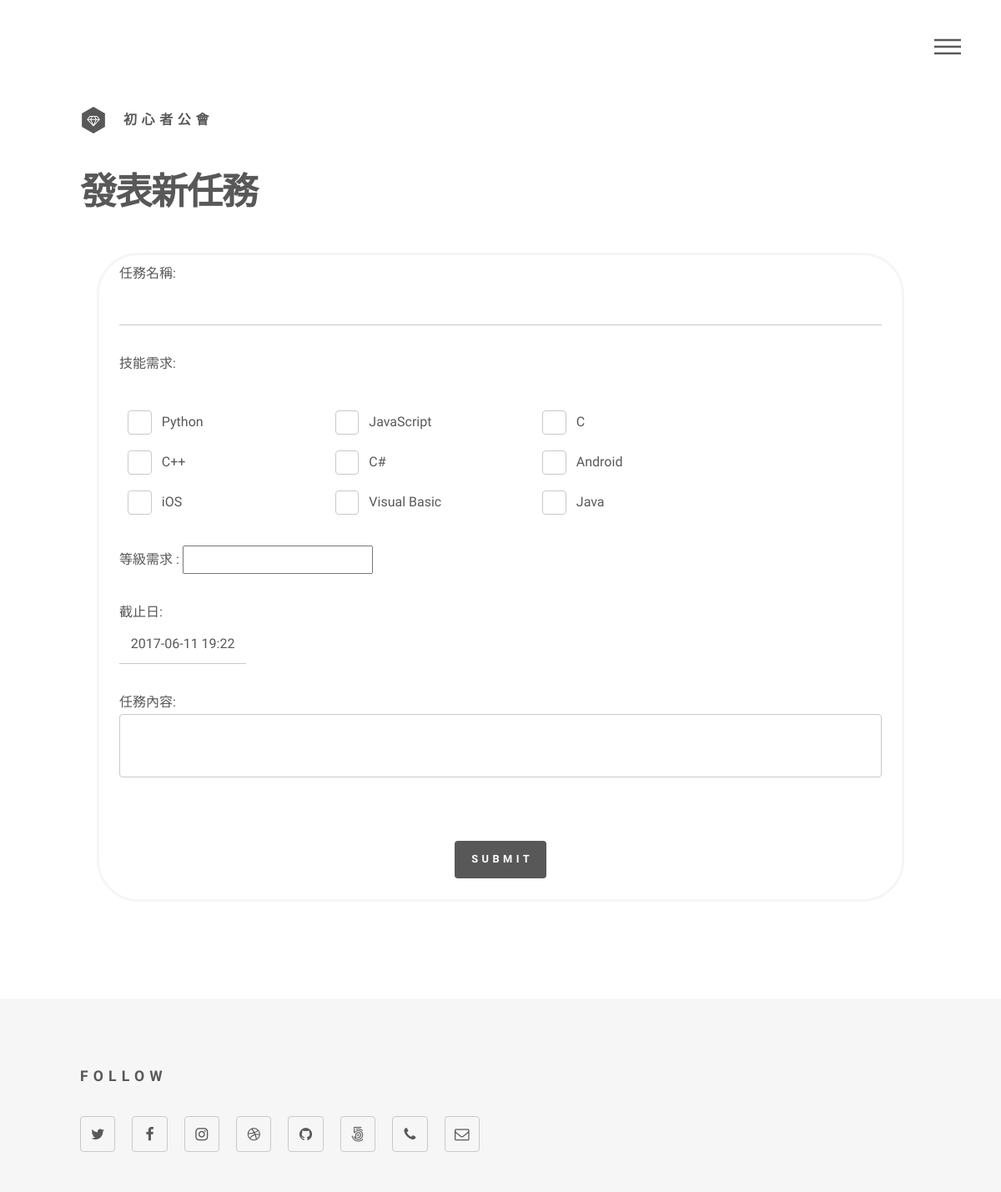
Before: /missionboard/new_mission/ with the older database file.
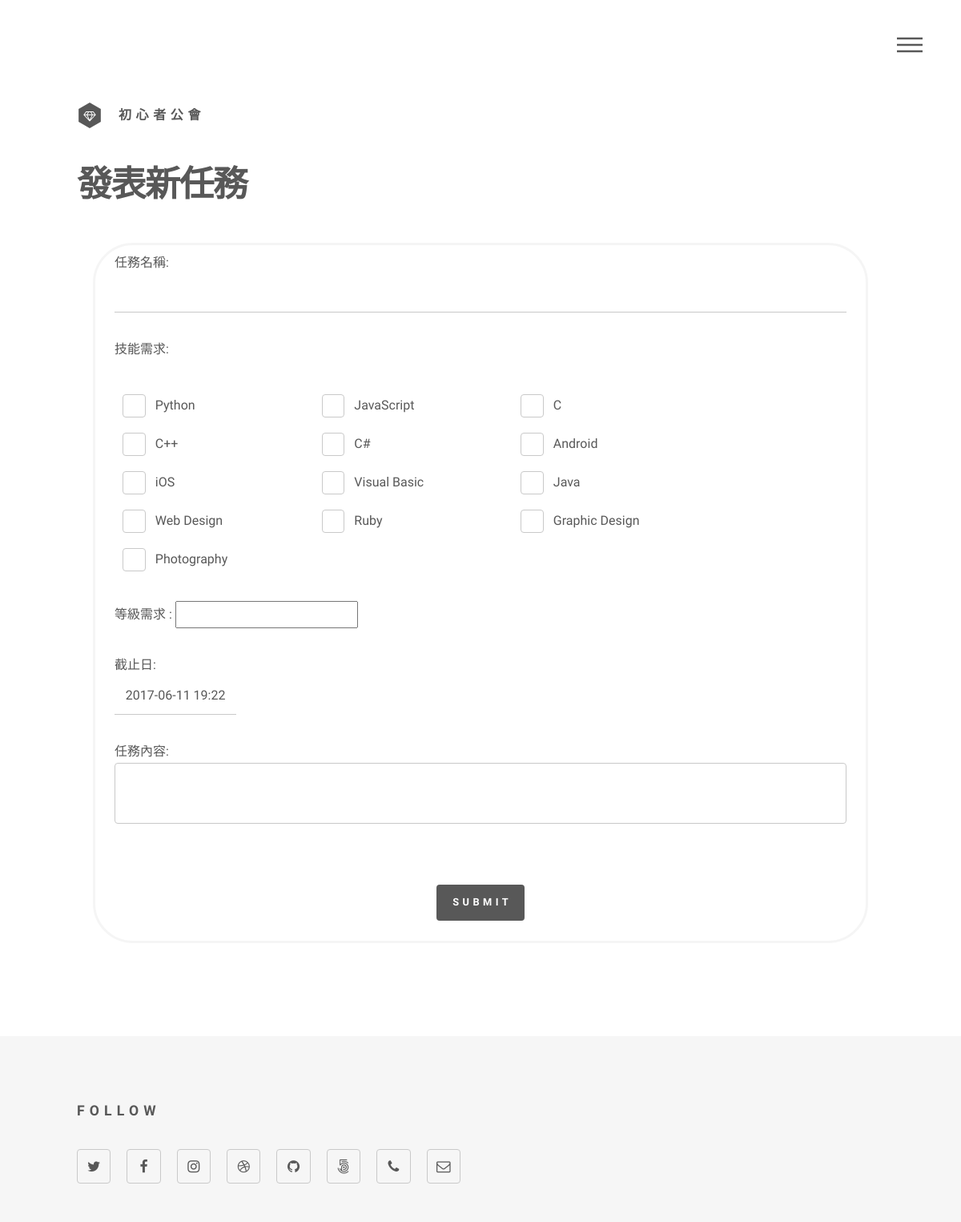
After: the same page with the newer database file.
### missionboard/models.py (models this page shows)
class Skill(models.Model):
    name = models.CharField(max_length=50)
    description = models.CharField(max_length=100)
    objects = SkillManager()
    def __str__(self):
        return self.name

### missionboard/views/eason.py (the view, shortened to what this page needs)
def new_mission(request):
    if request.method == 'GET':
        form = NewMissionForm()
        context = {
            'user': get_user(request.user),
            'form': form,
        }
        return render(request, 'NewMissionView.html', context)
    else:
        print('WTF?')
        return redirect('missionboard_index')

### missionboard/forms.py
class NewMissionForm(forms.Form):
    name = forms.CharField(
        max_length=100,
        label='任務名稱',
    )
    required_skills = forms.ModelMultipleChoiceField(
        queryset=Skill.objects.all(),
        widget=forms.CheckboxSelectMultiple()
    )
    required_level = forms.IntegerField(
        label='等級需求',
        min_value=0,
        widget=forms.NumberInput(attrs={
            'class': 'align-center'
        })
    )
    application_deadline = forms.DateTimeField(
        label='截止報名日期',
        widget=forms.TextInput(attrs={
            'class': 'align-center'
        })
    )
    description = forms.CharField(
        label='任務內容',
        widget=forms.Textarea(attrs={
            'class': 'box',
            'rows': 5,
            'style': 'overflow: hidden; resize: none;',
        })
    )

### missionboard/views/auth.py (called while the page is built)
def get_user(user):
    if user.is_authenticated():
        return user
    else:
        return None

### missionboard/templates/NewMissionView.html (shortened to what this page needs)
{% extends "layout/base.html" %}
{% load static %}
{% block content %}
<div id="main">
	<div class="inner">
		<h1>發表新任務</h1>
		<div>
			<div class="casebox box">
				<form method="post">
					<p>任務名稱: {{form.name}}</p>
					<p>技能需求:</p>
					<div class="12u 12u$(small) row mission_check">
						{% for c in form.required_skills %}
						<div class="3u">
							<label for={{c.id_for_label}}>{{c.choice_label}}</label>
						</div>
						{% endfor %}
					</div><br>
					<p>等級需求 : {{form.required_level}}</p>
					<p class="2u 12u(small)">截止日:
						{{form.application_deadline}}
					</p>
					<p>任務內容:
						{{form.description}}
					</p>
					<br>
					<ul class="actions align-center">
						<li><input type="submit" class="button special"></li>
					</ul>
				</form>
			</div>
		</div>
	</div>
</div>
{% endblock %}
{% block FooterScript %}
<link href="https://code.jquery.com/ui/1.10.4/themes/ui-lightness/jquery-ui.css" rel="stylesheet">
<link href="{% static "assets/css/jquery.simple-dtpicker.css" %}" rel="stylesheet">
{% endblock %}

Changed rows visible on the page:
added Skill: choice_label "Web Design"
added Skill: choice_label "Ruby"
added Skill: choice_label "Graphic Design"
added Skill: choice_label "Photography"
